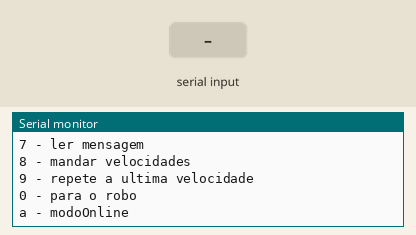
Simulated run of this sketch. Board: Arduino Nano, built with avr-gcc and run on an emulated ATmega328P. Parts: the last lines printed to the serial monitor. Inputs (shaded band) come from the test bench. No radio packets arrive unless stated.

Above: at 1.2 s.
1.3 s: "2" received over Serial
At 2.4 s:
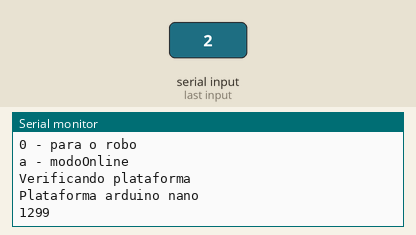
2.8 s: "3" received over Serial
At 3.5 s:
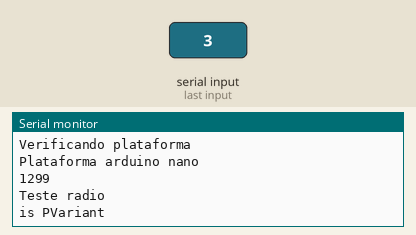
4.3 s: "4" received over Serial
At 5.0 s:
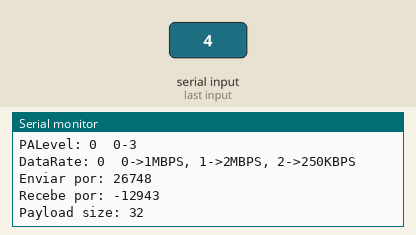
5.8 s: "6" received over Serial
At 6.9 s:
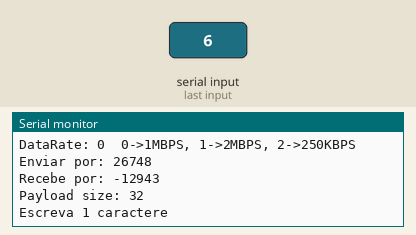
7.3 s: "90,45\n" received over Serial
At 8.5 s:
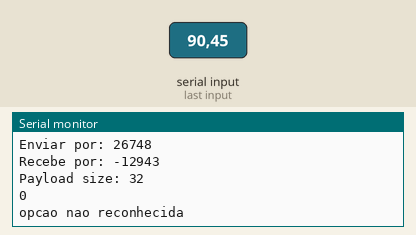
8.8 s: "8" received over Serial
At 9.2 s:
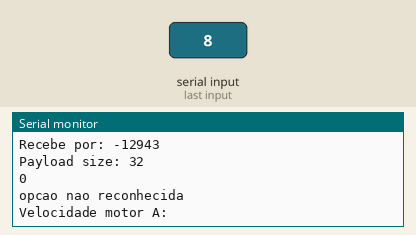

The sketch:

radio_CCcontrol.ino
```cpp
/**********FIRMWARE PARA ESTUDO EM CONTROLE***********/
/* http://www-personal.umich.edu/~johannb/Papers/paper43.pdf
 *  Usando a ideia de cross coupling control
  */


#include <SPI.h> //for radio
#include "RF24.h" // for radio

/*************  USER Configuration *****************************/
/***********radio***********/
/*Radio pins*/
//int CE = 10; //pro micro
//int CS = A0; //pro micro
int CE = 3; //nano
int CS = 2; //nano


RF24 radio(CE,CS);                        // Set up nRF24L01 radio on SPI bus plus pins 3 & 2 for nano


const uint64_t pipes[2] = { 0xABCDABCD71LL, 0x544d52687CLL };   // Radio pipe addresses for the 2 nodes to communicate.
uint64_t pipeEnvia=pipes[1];
uint64_t pipeRecebe=pipes[0];


struct dataStruct{
    char data1;
    int data2;
}myData;

struct dataStruct2{
    int motorA=0;
    int motorB=0;
};

String inString = "";
/***************************************************************/

dataStruct2 velocidades;

void setup(void) {


  Serial.begin(115200);
  while(!Serial);


  radioSetup();

  Serial.println("Firwmare para estudo em controle");
  Serial.println("Objetivo: implementar um cross coupling control");
  Serial.println("Para testar:");
  Serial.println("* radio      OK");
  Serial.println("* enconder");
  Serial.println("* controle");
  Serial.println("##############");
  Serial.println();
  Serial.println();
  Serial.println();


  menu(); //preicsa abrir o serial pelo computador
}

void loop(){
  if (Serial.available()){
    char c = Serial.read();
    Serial.println();

    switch(c){
      case '1':
      {
        menu();
        Serial.println();
        break;
      }
      case '2':
      {
        Serial.println("Verificando plataforma");
        plataforma();
        break;
      }
      case '3':
      {
        Serial.println("Teste radio");
        if(radio.isPVariant()){
          Serial.println("is PVariant");
        }else{
          Serial.println("it is not PVariant");
        }
        break;
      }
      case '4':
      {
        radio_status();
        break;
      }
      case '5':
      {
        Serial.println(radio.available());
        break;
      }
      case '6':
      {
        mandaMensagem();
        break;
      }
      case '7':
      {
        recebeMensagem();
        break;
      }
      case '8':
      {
        mandaVelocidades();
        break;
      }
      case '9':
      {
        repeteVelocidade();
        break;
      }
      case '0':
      {
        mandaVelocidadeZero();
        break;
      }
      default:
      {
       Serial.println("opcao nao reconhecida");
       break;
      }
    }
  }
}


void mandaVelocidadeZero(){
  velocidades.motorA=0;
  velocidades.motorB=0;
  radio.stopListening();
  radio.enableDynamicAck();
  radio.write(&velocidades,sizeof(velocidades), 1);
  radio.startListening();
}
void menu(){
  Serial.println("Menu:");
  Serial.println("1 - menu");
  Serial.println("2 - plataforma");
  Serial.println("3 - teste radio (pvariant test)");
  Serial.println("4 - radio config");
  Serial.println("5 - verificar se existe mensagem");
  Serial.println("6 - mandar mensagem");
  Serial.println("7 - ler mensagem");
  Serial.println("8 - mandar velocidades");
  Serial.println("9 - repete a ultima velocidade");
  Serial.println("0 - para o robo");
  Serial.println("a - modoOnline");

}

void repeteVelocidade(){
  if(velocidades.motorA || velocidades.motorB){
    Serial.print(velocidades.motorA);
    Serial.print(" ");
    Serial.print(velocidades.motorB);
    Serial.print(" ");
    radio.stopListening();
    radio.enableDynamicAck();
    radio.write(&velocidades,sizeof(velocidades), 1);
    radio.startListening();
  }
}

void mandaVelocidades(){
  Serial.print("Velocidade motor A:");
  while(!Serial.available());
  while (Serial.available() > 0) {
    int inChar = Serial.read();
    if (isDigit(inChar)) {
      // convert the incoming byte to a char
      // and add it to the string:
      inString += (char)inChar;
    }
    delay(30);
  }
  velocidades.motorA=inString.toInt();
  Serial.println(velocidades.motorA);
  inString = "";
  Serial.print("Velocidade motor B:");
  while(!Serial.available());
  while (Serial.available() > 0) {
    int inChar = Serial.read();
    if (isDigit(inChar)) {
      // convert the incoming byte to a char
      // and add it to the string:
      inString += (char)inChar;
    }
    delay(30);
  }
  velocidades.motorB=inString.toInt();
  inString = "";
  Serial.println(velocidades.motorB);

  //velocidades.motorA*=-1;
  //velocidades.motorB*=-1;
  radio.stopListening();
  radio.enableDynamicAck();
  radio.write(&velocidades,sizeof(velocidades), 1);
  radio.startListening();
  delay(50);
}
void recebeMensagem(){
   if(radio.available()){
     while(radio.available()){
      radio.read(&myData,sizeof(myData));
     }
     Serial.print("mensagem: ");
     Serial.println(myData.data1);
   }
}

void mandaMensagem(){
  Serial.println("Escreva 1 caractere");
  while(!Serial.available());

  char c = toupper(Serial.read());
  myData.data1=c;
  radio.stopListening();
  radio.enableDynamicAck();                 //essa funcao precisa andar colada na de baixo
  radio.write(&myData,sizeof(myData), 1);   //lembrar que precisa enableDynamicAck antes
                                            // 1-NOACK, 0-ACK
  radio.startListening();
  Serial.println(c);
}

void radio_status(){
  Serial.print("CE: ");
  Serial.println(CE);
  Serial.print("CS: ");
  Serial.println(CS);

  Serial.print("Channel: ");
  Serial.print(radio.getChannel());
  Serial.println("  0-125");
  Serial.print("PALevel: ");
  Serial.print(radio.getPALevel());
  Serial.println("  0-3");
  Serial.print("DataRate: ");
  Serial.print(radio.getDataRate());
  Serial.println("  0->1MBPS, 1->2MBPS, 2->250KBPS");
  Serial.println();
  Serial.print("Enviar por: ");
  Serial.println(int(pipeEnvia));
  Serial.print("Recebe por: ");
  Serial.println(int(pipeRecebe));
  Serial.print("Payload size: ");
  Serial.println(radio.getPayloadSize());


}

void plataforma(){
  Serial.println("Plataforma arduino nano");
  unsigned long time=millis();
  Serial.println(time);
}

void radioSetup(){
  radio.begin();                           // inicializa radio
  radio.setChannel(108);                   //muda para um canal de frequencia diferente de 2.4Ghz
  radio.setPALevel(RF24_PA_MAX);           //usa potencia maxima
  radio.setDataRate(RF24_2MBPS);           //usa velocidade maxima

  radio.openWritingPipe(pipeEnvia);        //escreve pelo pipe0
  radio.openReadingPipe(1,pipeRecebe);      //escuta pelo pipe1

  radio.enableDynamicPayloads();           //ativa payloads dinamicos(pacote tamamhos diferentes do padrao)
  radio.setPayloadSize(sizeof(velocidades));   //ajusta os o tamanho dos pacotes ao tamanho da mensagem

  radio.startListening();                 // Start listening
}
```

Measured:
- after the input at 1.3 s, the serial monitor: prints a new line at once (image 1)
- after the input at 2.8 s, the serial monitor: prints a new line at once (image 2)
- after the input at 4.3 s, the serial monitor: prints a new line at once (image 3)
- after the input at 5.8 s, the serial monitor: prints a new line at once (image 4)
- after the input at 7.3 s, the serial monitor: prints a new line at once (image 5)
- after the input at 8.8 s, the serial monitor: prints a new line at once (image 6)
